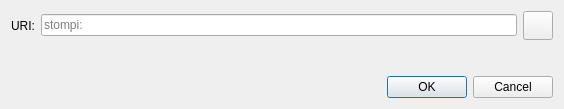
<?xml version="1.0" encoding="UTF-8"?>
<ui version="4.0">
 <class>OpenURIDialog</class>
 <widget class="QDialog" name="OpenURIDialog">
  <property name="geometry">
   <rect>
    <x>0</x>
    <y>0</y>
    <width>564</width>
    <height>109</height>
   </rect>
  </property>
  <property name="windowTitle">
   <string>Open Stompi URI</string>
  </property>
  <layout class="QVBoxLayout" name="verticalLayout">
   <item>
    <layout class="QHBoxLayout" name="horizontalLayout">
     <item>
      <widget class="QLabel" name="label">
       <property name="text">
        <string>URI:</string>
       </property>
      </widget>
     </item>
     <item>
      <widget class="QValidatedLineEdit" name="uriEdit">
       <property name="placeholderText">
        <string notr="true">stompi:</string>
       </property>
      </widget>
     </item>
     <item>
      <widget class="QToolButton" name="pasteButton">
       <property name="toolTip">
        <string extracomment="Tooltip text for button that allows you to paste an address that is in your clipboard.">Paste address from clipboard</string>
       </property>
       <property name="text">
        <string/>
       </property>
       <property name="icon">
        <iconset resource="../bitcoin.qrc">
         <normaloff>:/icons/editpaste</normaloff>:/icons/editpaste
        </iconset>
       </property>
       <property name="iconSize">
        <size>
         <width>22</width>
         <height>22</height>
        </size>
       </property>
      </widget>
     </item>
    </layout>
   </item>
   <item>
    <spacer name="verticalSpacer">
     <property name="orientation">
      <enum>Qt::Vertical</enum>
     </property>
     <property name="sizeHint" stdset="0">
      <size>
       <width>20</width>
       <height>40</height>
      </size>
     </property>
    </spacer>
   </item>
   <item>
    <widget class="QDialogButtonBox" name="buttonBox">
     <property name="orientation">
      <enum>Qt::Horizontal</enum>
     </property>
     <property name="standardButtons">
      <set>QDialogButtonBox::Cancel|QDialogButtonBox::Ok</set>
     </property>
    </widget>
   </item>
  </layout>
 </widget>
 <customwidgets>
  <customwidget>
   <class>QValidatedLineEdit</class>
   <extends>QLineEdit</extends>
   <header>qt/qvalidatedlineedit.h</header>
  </customwidget>
 </customwidgets>
 <resources/>
 <connections>
  <connection>
   <sender>buttonBox</sender>
   <signal>accepted()</signal>
   <receiver>OpenURIDialog</receiver>
   <slot>accept()</slot>
   <hints>
    <hint type="sourcelabel">
     <x>248</x>
     <y>254</y>
    </hint>
    <hint type="destinationlabel">
     <x>157</x>
     <y>274</y>
    </hint>
   </hints>
  </connection>
  <connection>
   <sender>buttonBox</sender>
   <signal>rejected()</signal>
   <receiver>OpenURIDialog</receiver>
   <slot>reject()</slot>
   <hints>
    <hint type="sourcelabel">
     <x>316</x>
     <y>260</y>
    </hint>
    <hint type="destinationlabel">
     <x>286</x>
     <y>274</y>
    </hint>
   </hints>
  </connection>
 </connections>
</ui>
